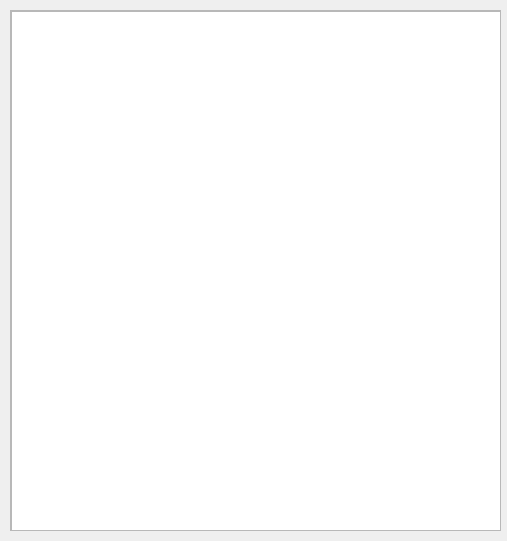
<?xml version="1.0" encoding="UTF-8"?>
<ui version="4.0">
 <class>FlawFinderWidget</class>
 <widget class="QWidget" name="FlawFinderWidget">
  <property name="geometry">
   <rect>
    <x>0</x>
    <y>0</y>
    <width>507</width>
    <height>541</height>
   </rect>
  </property>
  <property name="windowTitle">
   <string>Form</string>
  </property>
  <widget class="QScrollArea" name="scrollArea">
   <property name="geometry">
    <rect>
     <x>10</x>
     <y>10</y>
     <width>491</width>
     <height>521</height>
    </rect>
   </property>
   <property name="widgetResizable">
    <bool>true</bool>
   </property>
   <widget class="QWidget" name="scrollAreaWidgetContents">
    <property name="geometry">
     <rect>
      <x>0</x>
      <y>0</y>
      <width>489</width>
      <height>519</height>
     </rect>
    </property>
    <widget class="QTextEdit" name="te_flawfinder">
     <property name="geometry">
      <rect>
       <x>0</x>
       <y>0</y>
       <width>491</width>
       <height>521</height>
      </rect>
     </property>
    </widget>
   </widget>
  </widget>
 </widget>
 <resources/>
 <connections/>
</ui>
